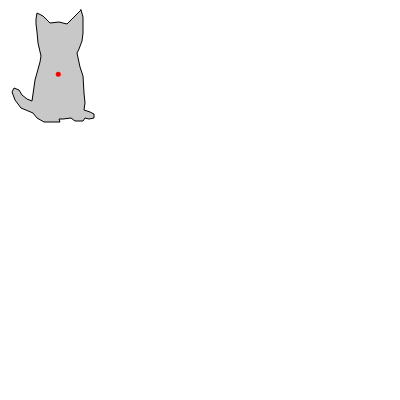
Frame 1 (no input)
Frame 60 (no input): identical to frame 1, image omitted
Frame 120 (the mouse pressed at the canvas centre since frame 60): identical to frame 1, image omitted

The p5.js sketch that drew this single still picture (run headless with seeded random() and noise() and a simulated clock; from frame 60 on, the mouse is pressed at the canvas centre):

// p5.js sketch
// ── sketch.js
let x = [
  81,
  83,
  83,
  83,
  83,
  82,
  79,
  77,
  80,
  83,
  84,
  85,
  84,
  90,
  94,
  94,
  89,
  85,
  83,
  75,
  71,
  63,
  59,
  60,
  44,
  37,
  33,
  21,
  15,
  12,
  14,
  19,
  22,
  27,
  32,
  35,
  40,
  41,
  38,
  37,
  36,
  36,
  37,
  43,
  50,
  59,
  67,
  71,
];

let y = [
  10,
  17,
  22,
  27,
  33,
  41,
  49,
  53,
  67,
  76,
  93,
  103,
  110,
  112,
  114,
  118,
  119,
  118,
  121,
  121,
  118,
  119,
  119,
  122,
  122,
  118,
  113,
  108,
  100,
  92,
  88,
  90,
  95,
  99,
  101,
  80,
  62,
  56,
  43,
  32,
  24,
  19,
  13,
  16,
  23,
  22,
  24,
  20,
];

let minX;
let maxX;
let minY;
let maxY;

let centroidX;
let centroidY;

function setup() {
  createCanvas(400, 400);
  minX = Math.min(...x);
  maxX = Math.max(...x);
  minY = Math.min(...y);
  maxY = Math.max(...y);

  reducer = (accumulator, curr) => accumulator + curr;
  centroidX = x.reduce(reducer) / x.length;
  centroidY = y.reduce(reducer) / y.length;
}

function draw() {
  background(255);
  stroke(0);
  fill(200);
  beginShape();
  for (let i = 0; i < x.length; i++) {
    vertex(x[i], y[i]);
  }
  endShape(CLOSE);
  fill(255, 0, 0);
  noStroke();
  circle(centroidX, centroidY, 5);
}
